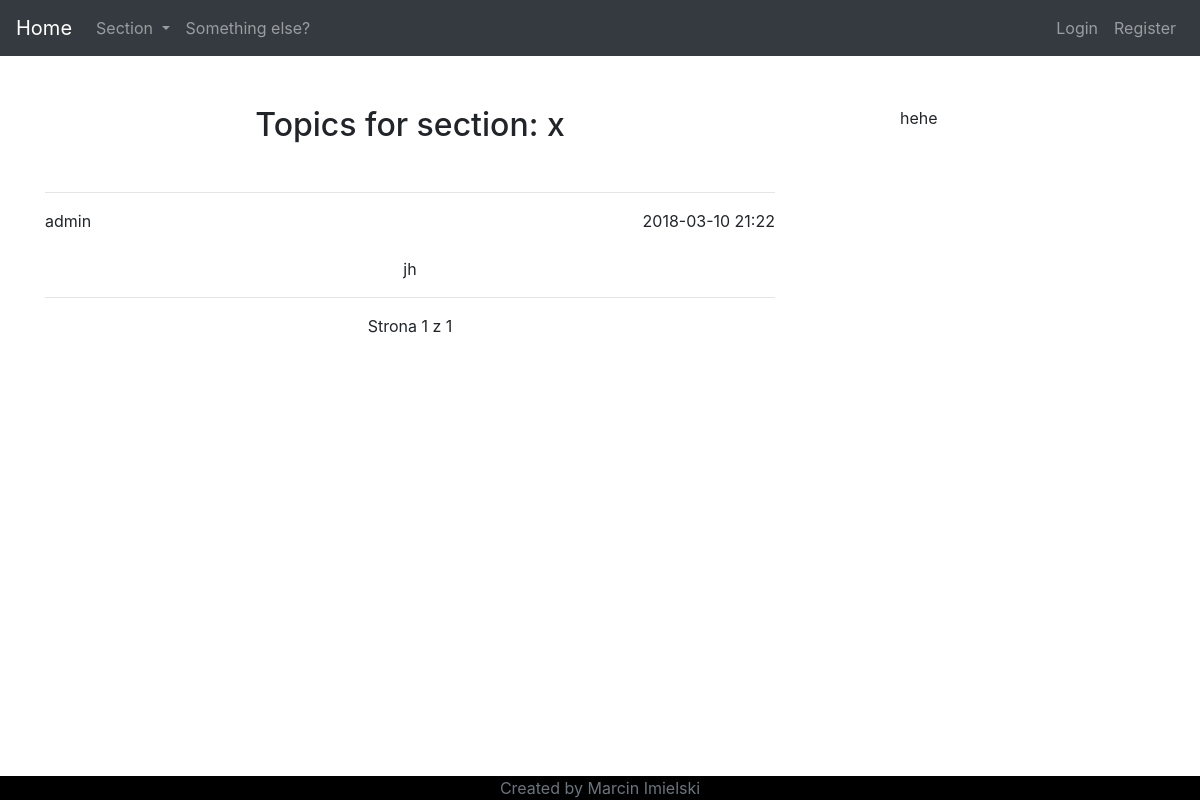
The app's page /forum/section/x/, older data.
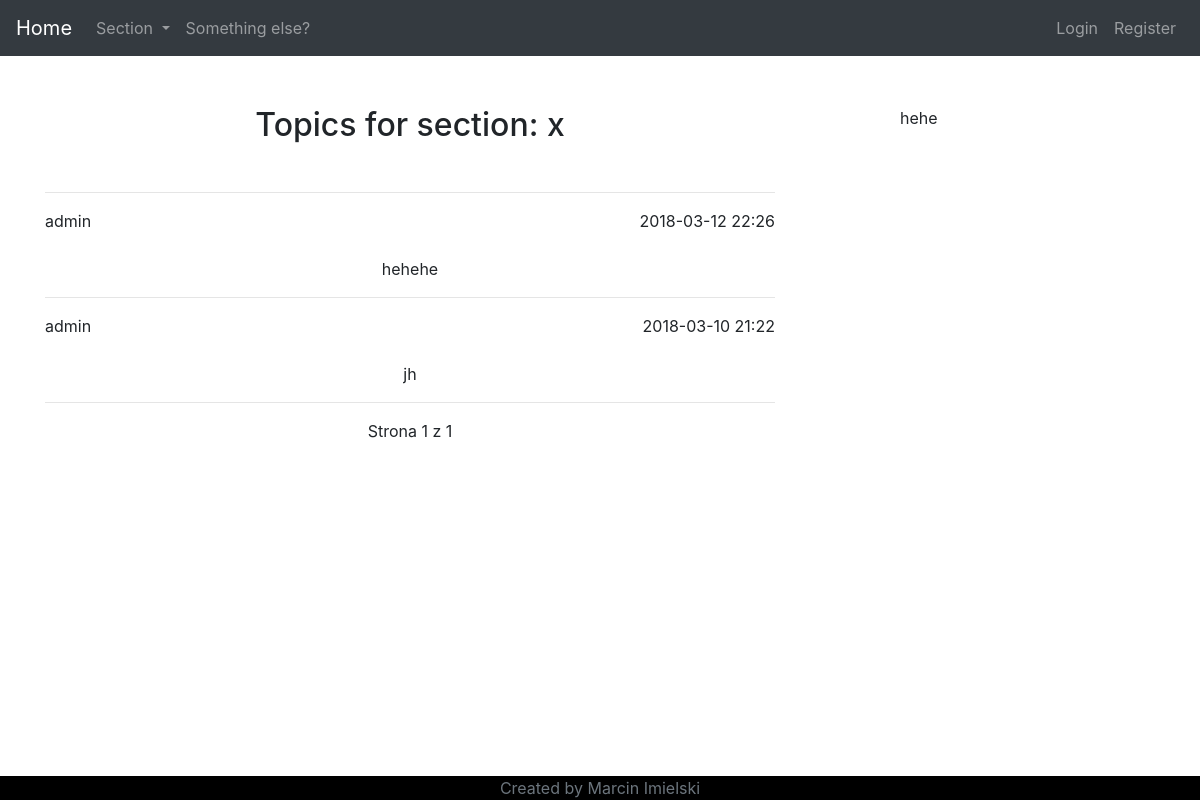
The same page, newer data.
### forum/models.py (models this page shows, shortened)
class Topic(models.Model):
    title = models.CharField(max_length=50)
    owner = models.ForeignKey(User, related_name='topics')
    body = models.TextField()
    created = models.DateTimeField(auto_now_add=True)
    updated = models.DateTimeField(auto_now=True)
    section = models.ForeignKey(Section, on_delete=models.CASCADE)
    class Meta:
        ordering = ('-created',)

### forum/views.py (the view)
# urls.py: url(r'^section/(?P<name>[\w\-]+)/', views.topic_list, name='topic_list'),
def topic_list(request, name):
    if name:
        object_list = services.topics_by_section_name(name)
    else:
        object_list = ()
    paginator = Paginator(object_list, 4)
    page = request.GET.get('page')
    try:
        topics = paginator.page(page)
    except PageNotAnInteger:
        topics = paginator.page(1)
    except EmptyPage:
        topics = paginator.page(paginator.num_pages)
    sectionName = name
    return render(request, 'forum/topic/list.html', {'topics': topics,
                                                     'sectionName': sectionName,
                                                     'page': page})

### forum/services.py (called while the page is built)
def topics_by_section_name(name):
    return Topic.objects.filter(section__name=name)

### forum/templates/forum/topic/list.html (shortened to what this page needs)
{% extends "forum/base.html" %}
{% block content %}
  <h2 style="text-align: center">Topics for section: {{ sectionName }}</h2>
  <br>
  <hr>
  {% if topics %}
    {% for topic in topics %}
    <a href="#">
      <p style="float: right">
        {{ topic.created | date:'Y-m-d H:i' }}
      </p>
      <p style="float: left">
        {{ topic.owner }}
      </p>
      <br><br>
      <div>
        <p class="section-list">
            {{ topic.title }}
        </p>
      </div>
    </a>
    <hr>
    {% endfor %}
    <div class="paginator-section">
      {% include "pagination.html" with page=topics %}
    </div>
  {% else %}
    <p class="paginator-section">No topics yet</p>
  {% endif %}
{% endblock %}
{% block side %}
  hehe
{% endblock %}

Row changes from the older to the newer data that the page shows:
added Topic: created "2018-03-12 22:26", owner "admin", title "hehehe"
